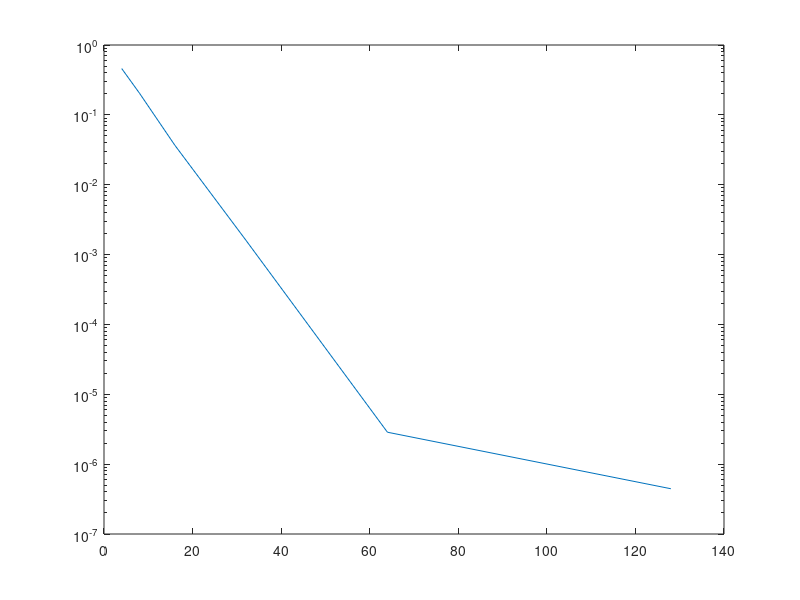

MATLAB code to generate this figure:
u=[-1:2/1999:1];% 分割2000个区间
y_real=1./(1.+25*u.^2);% 真实值
err_max=[];
n2=[];% n2储存n值
for exp=2:7
    n=2^exp;
    x=[];
    for j=0:n
        x=[x cos(j*pi/n)];
    end
    % 改变插值点顺序
    rng(22);
    x=x(randperm(size(x,2)));
    y=1./(1+25*x.^2);
    % 形成差商表
    g=y;
    for k=1:n
        for j=n:-1:k
            g(j+1)=(g(j+1)-g(j))/(x(j+1)-x(j-k+1));
        end
    end
    t=1;
    newton=g(1);
    for k=1:n
        t=t.*(u-x(k));
        newton=newton+t*g(k+1);
    end
    err_max=[err_max max(abs(newton-y_real))];
    n2=[n2 2^exp];
end
err_max;
% 画图
figure
semilogy(n2,err_max)